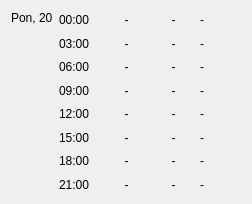
<?xml version="1.0" encoding="UTF-8"?>
<ui version="4.0">
 <class>PogodaDay</class>
 <widget class="QWidget" name="PogodaDay">
  <property name="geometry">
   <rect>
    <x>0</x>
    <y>0</y>
    <width>252</width>
    <height>204</height>
   </rect>
  </property>
  <property name="windowTitle">
   <string>Form</string>
  </property>
  <layout class="QGridLayout" name="gridLayout">
   <item row="3" column="1">
    <widget class="QLabel" name="h_07">
     <property name="text">
      <string>09:00</string>
     </property>
     <property name="alignment">
      <set>Qt::AlignLeading|Qt::AlignLeft|Qt::AlignVCenter</set>
     </property>
    </widget>
   </item>
   <item row="4" column="1">
    <widget class="QLabel" name="h_12">
     <property name="text">
      <string>12:00</string>
     </property>
     <property name="alignment">
      <set>Qt::AlignLeading|Qt::AlignLeft|Qt::AlignVCenter</set>
     </property>
    </widget>
   </item>
   <item row="6" column="1">
    <widget class="QLabel" name="h_18">
     <property name="text">
      <string>18:00</string>
     </property>
     <property name="alignment">
      <set>Qt::AlignLeading|Qt::AlignLeft|Qt::AlignVCenter</set>
     </property>
    </widget>
   </item>
   <item row="7" column="1">
    <widget class="QLabel" name="h_21">
     <property name="text">
      <string>21:00</string>
     </property>
     <property name="alignment">
      <set>Qt::AlignLeading|Qt::AlignLeft|Qt::AlignVCenter</set>
     </property>
    </widget>
   </item>
   <item row="3" column="4">
    <widget class="QLabel" name="wet_09">
     <property name="text">
      <string>-</string>
     </property>
     <property name="alignment">
      <set>Qt::AlignLeading|Qt::AlignLeft|Qt::AlignVCenter</set>
     </property>
    </widget>
   </item>
   <item row="7" column="4">
    <widget class="QLabel" name="wet_21">
     <property name="text">
      <string>-</string>
     </property>
     <property name="alignment">
      <set>Qt::AlignLeading|Qt::AlignLeft|Qt::AlignVCenter</set>
     </property>
    </widget>
   </item>
   <item row="2" column="2">
    <widget class="QLabel" name="temp_06">
     <property name="text">
      <string>-</string>
     </property>
     <property name="alignment">
      <set>Qt::AlignCenter</set>
     </property>
    </widget>
   </item>
   <item row="1" column="3">
    <widget class="QLabel" name="pres_03">
     <property name="text">
      <string>-</string>
     </property>
     <property name="alignment">
      <set>Qt::AlignCenter</set>
     </property>
    </widget>
   </item>
   <item row="0" column="2">
    <widget class="QLabel" name="temp_00">
     <property name="text">
      <string>-</string>
     </property>
     <property name="alignment">
      <set>Qt::AlignCenter</set>
     </property>
    </widget>
   </item>
   <item row="6" column="4">
    <widget class="QLabel" name="wet_18">
     <property name="text">
      <string>-</string>
     </property>
     <property name="alignment">
      <set>Qt::AlignLeading|Qt::AlignLeft|Qt::AlignVCenter</set>
     </property>
    </widget>
   </item>
   <item row="2" column="4">
    <widget class="QLabel" name="wet_06">
     <property name="text">
      <string>-</string>
     </property>
     <property name="alignment">
      <set>Qt::AlignLeading|Qt::AlignLeft|Qt::AlignVCenter</set>
     </property>
    </widget>
   </item>
   <item row="0" column="3">
    <widget class="QLabel" name="pres_00">
     <property name="text">
      <string>-</string>
     </property>
     <property name="alignment">
      <set>Qt::AlignCenter</set>
     </property>
    </widget>
   </item>
   <item row="3" column="2">
    <widget class="QLabel" name="temp_09">
     <property name="text">
      <string>-</string>
     </property>
     <property name="alignment">
      <set>Qt::AlignCenter</set>
     </property>
    </widget>
   </item>
   <item row="5" column="4">
    <widget class="QLabel" name="wet_15">
     <property name="text">
      <string>-</string>
     </property>
     <property name="alignment">
      <set>Qt::AlignLeading|Qt::AlignLeft|Qt::AlignVCenter</set>
     </property>
    </widget>
   </item>
   <item row="4" column="2">
    <widget class="QLabel" name="temp_12">
     <property name="text">
      <string>-</string>
     </property>
     <property name="alignment">
      <set>Qt::AlignCenter</set>
     </property>
    </widget>
   </item>
   <item row="5" column="1">
    <widget class="QLabel" name="h_15">
     <property name="text">
      <string>15:00</string>
     </property>
     <property name="alignment">
      <set>Qt::AlignLeading|Qt::AlignLeft|Qt::AlignVCenter</set>
     </property>
    </widget>
   </item>
   <item row="0" column="4">
    <widget class="QLabel" name="wet_00">
     <property name="text">
      <string>-</string>
     </property>
     <property name="alignment">
      <set>Qt::AlignLeading|Qt::AlignLeft|Qt::AlignVCenter</set>
     </property>
    </widget>
   </item>
   <item row="0" column="1">
    <widget class="QLabel" name="h_00">
     <property name="text">
      <string>00:00</string>
     </property>
     <property name="alignment">
      <set>Qt::AlignLeading|Qt::AlignLeft|Qt::AlignVCenter</set>
     </property>
    </widget>
   </item>
   <item row="5" column="3">
    <widget class="QLabel" name="pres_15">
     <property name="text">
      <string>-</string>
     </property>
     <property name="alignment">
      <set>Qt::AlignCenter</set>
     </property>
    </widget>
   </item>
   <item row="6" column="2">
    <widget class="QLabel" name="temp_18">
     <property name="text">
      <string>-</string>
     </property>
     <property name="alignment">
      <set>Qt::AlignCenter</set>
     </property>
    </widget>
   </item>
   <item row="1" column="1">
    <widget class="QLabel" name="h_03">
     <property name="text">
      <string>03:00</string>
     </property>
     <property name="alignment">
      <set>Qt::AlignLeading|Qt::AlignLeft|Qt::AlignVCenter</set>
     </property>
    </widget>
   </item>
   <item row="6" column="3">
    <widget class="QLabel" name="pres_18">
     <property name="text">
      <string>-</string>
     </property>
     <property name="alignment">
      <set>Qt::AlignCenter</set>
     </property>
    </widget>
   </item>
   <item row="4" column="3">
    <widget class="QLabel" name="pres_12">
     <property name="text">
      <string>-</string>
     </property>
     <property name="alignment">
      <set>Qt::AlignCenter</set>
     </property>
    </widget>
   </item>
   <item row="2" column="3">
    <widget class="QLabel" name="pres_06">
     <property name="text">
      <string>-</string>
     </property>
     <property name="alignment">
      <set>Qt::AlignCenter</set>
     </property>
    </widget>
   </item>
   <item row="3" column="3">
    <widget class="QLabel" name="pres_09">
     <property name="text">
      <string>-</string>
     </property>
     <property name="alignment">
      <set>Qt::AlignCenter</set>
     </property>
    </widget>
   </item>
   <item row="1" column="2">
    <widget class="QLabel" name="temp_03">
     <property name="text">
      <string>-</string>
     </property>
     <property name="alignment">
      <set>Qt::AlignCenter</set>
     </property>
    </widget>
   </item>
   <item row="2" column="1">
    <widget class="QLabel" name="h_06">
     <property name="text">
      <string>06:00</string>
     </property>
     <property name="alignment">
      <set>Qt::AlignLeading|Qt::AlignLeft|Qt::AlignVCenter</set>
     </property>
    </widget>
   </item>
   <item row="4" column="4">
    <widget class="QLabel" name="wet_12">
     <property name="text">
      <string>-</string>
     </property>
     <property name="alignment">
      <set>Qt::AlignLeading|Qt::AlignLeft|Qt::AlignVCenter</set>
     </property>
    </widget>
   </item>
   <item row="7" column="2">
    <widget class="QLabel" name="temp_21">
     <property name="text">
      <string>-</string>
     </property>
     <property name="alignment">
      <set>Qt::AlignCenter</set>
     </property>
    </widget>
   </item>
   <item row="1" column="4">
    <widget class="QLabel" name="wet_03">
     <property name="text">
      <string>-</string>
     </property>
     <property name="alignment">
      <set>Qt::AlignLeading|Qt::AlignLeft|Qt::AlignVCenter</set>
     </property>
    </widget>
   </item>
   <item row="5" column="2">
    <widget class="QLabel" name="temp_15">
     <property name="text">
      <string>-</string>
     </property>
     <property name="alignment">
      <set>Qt::AlignCenter</set>
     </property>
    </widget>
   </item>
   <item row="7" column="3">
    <widget class="QLabel" name="pres_21">
     <property name="text">
      <string>-</string>
     </property>
     <property name="alignment">
      <set>Qt::AlignCenter</set>
     </property>
    </widget>
   </item>
   <item row="0" column="0" rowspan="8">
    <widget class="QLabel" name="day">
     <property name="text">
      <string>Pon, 20</string>
     </property>
     <property name="alignment">
      <set>Qt::AlignLeading|Qt::AlignLeft|Qt::AlignTop</set>
     </property>
    </widget>
   </item>
  </layout>
 </widget>
 <resources/>
 <connections/>
</ui>
